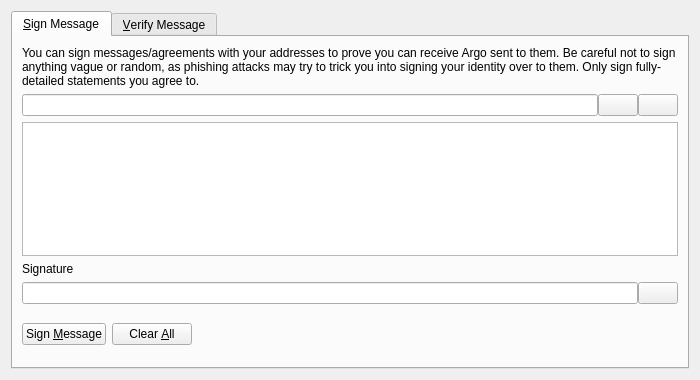
<?xml version="1.0" encoding="UTF-8"?>
<ui version="4.0">
 <class>SignVerifyMessageDialog</class>
 <widget class="QDialog" name="SignVerifyMessageDialog">
  <property name="geometry">
   <rect>
    <x>0</x>
    <y>0</y>
    <width>700</width>
    <height>380</height>
   </rect>
  </property>
  <property name="windowTitle">
   <string>Signatures - Sign / Verify a Message</string>
  </property>
  <property name="modal">
   <bool>true</bool>
  </property>
  <layout class="QVBoxLayout" name="verticalLayout">
   <item>
    <widget class="QTabWidget" name="tabWidget">
     <property name="currentIndex">
      <number>0</number>
     </property>
     <widget class="QWidget" name="tabSignMessage">
      <attribute name="title">
       <string>&amp;Sign Message</string>
      </attribute>
      <layout class="QVBoxLayout" name="verticalLayout_SM">
       <item>
        <widget class="QLabel" name="infoLabel_SM">
         <property name="text">
          <string>You can sign messages/agreements with your addresses to prove you can receive Argo sent to them. Be careful not to sign anything vague or random, as phishing attacks may try to trick you into signing your identity over to them. Only sign fully-detailed statements you agree to.</string>
         </property>
         <property name="textFormat">
          <enum>Qt::PlainText</enum>
         </property>
         <property name="wordWrap">
          <bool>true</bool>
         </property>
        </widget>
       </item>
       <item>
        <layout class="QHBoxLayout" name="horizontalLayout_1_SM">
         <property name="spacing">
          <number>0</number>
         </property>
         <item>
          <widget class="QValidatedLineEdit" name="addressIn_SM">
           <property name="toolTip">
            <string>The Argo address to sign the message with</string>
           </property>
          </widget>
         </item>
         <item>
          <widget class="QPushButton" name="addressBookButton_SM">
           <property name="toolTip">
            <string>Choose previously used address</string>
           </property>
           <property name="text">
            <string/>
           </property>
           <property name="shortcut">
            <string>Alt+A</string>
           </property>
           <property name="autoDefault">
            <bool>false</bool>
           </property>
          </widget>
         </item>
         <item>
          <widget class="QPushButton" name="pasteButton_SM">
           <property name="toolTip">
            <string>Paste address from clipboard</string>
           </property>
           <property name="text">
            <string/>
           </property>
           <property name="shortcut">
            <string>Alt+P</string>
           </property>
           <property name="autoDefault">
            <bool>false</bool>
           </property>
          </widget>
         </item>
        </layout>
       </item>
       <item>
        <widget class="QPlainTextEdit" name="messageIn_SM">
         <property name="toolTip">
          <string>Enter the message you want to sign here</string>
         </property>
        </widget>
       </item>
       <item>
        <widget class="QLabel" name="signatureLabel_SM">
         <property name="text">
          <string>Signature</string>
         </property>
         <property name="textFormat">
          <enum>Qt::PlainText</enum>
         </property>
        </widget>
       </item>
       <item>
        <layout class="QHBoxLayout" name="horizontalLayout_2_SM">
         <property name="spacing">
          <number>0</number>
         </property>
         <item>
          <widget class="QLineEdit" name="signatureOut_SM">
           <property name="font">
            <font>
             <italic>true</italic>
            </font>
           </property>
           <property name="readOnly">
            <bool>true</bool>
           </property>
          </widget>
         </item>
         <item>
          <widget class="QPushButton" name="copySignatureButton_SM">
           <property name="toolTip">
            <string>Copy the current signature to the system clipboard</string>
           </property>
           <property name="text">
            <string/>
           </property>
           <property name="autoDefault">
            <bool>false</bool>
           </property>
          </widget>
         </item>
        </layout>
       </item>
       <item>
        <layout class="QHBoxLayout" name="horizontalLayout_3_SM">
         <item>
          <widget class="QPushButton" name="signMessageButton_SM">
           <property name="toolTip">
            <string>Sign the message to prove you own this Argo address</string>
           </property>
           <property name="text">
            <string>Sign &amp;Message</string>
           </property>
           <property name="autoDefault">
            <bool>false</bool>
           </property>
          </widget>
         </item>
         <item>
          <widget class="QPushButton" name="clearButton_SM">
           <property name="toolTip">
            <string>Reset all sign message fields</string>
           </property>
           <property name="text">
            <string>Clear &amp;All</string>
           </property>
           <property name="autoDefault">
            <bool>false</bool>
           </property>
          </widget>
         </item>
         <item>
          <spacer name="horizontalSpacer_1_SM">
           <property name="orientation">
            <enum>Qt::Horizontal</enum>
           </property>
           <property name="sizeHint" stdset="0">
            <size>
             <width>40</width>
             <height>48</height>
            </size>
           </property>
          </spacer>
         </item>
         <item>
          <widget class="QLabel" name="statusLabel_SM">
           <property name="font">
            <font>
             <weight>75</weight>
             <bold>true</bold>
            </font>
           </property>
           <property name="text">
            <string/>
           </property>
           <property name="wordWrap">
            <bool>true</bool>
           </property>
          </widget>
         </item>
         <item>
          <spacer name="horizontalSpacer_2_SM">
           <property name="orientation">
            <enum>Qt::Horizontal</enum>
           </property>
           <property name="sizeHint" stdset="0">
            <size>
             <width>40</width>
             <height>48</height>
            </size>
           </property>
          </spacer>
         </item>
        </layout>
       </item>
      </layout>
     </widget>
     <widget class="QWidget" name="tabVerifyMessage">
      <attribute name="title">
       <string>&amp;Verify Message</string>
      </attribute>
      <layout class="QVBoxLayout" name="verticalLayout_VM">
       <item>
        <widget class="QLabel" name="infoLabel_VM">
         <property name="text">
          <string>Enter the receiver's address, message (ensure you copy line breaks, spaces, tabs, etc. exactly) and signature below to verify the message. Be careful not to read more into the signature than what is in the signed message itself, to avoid being tricked by a man-in-the-middle attack. Note that this only proves the signing party receives with the address, it cannot prove sendership of any transaction!</string>
         </property>
         <property name="textFormat">
          <enum>Qt::PlainText</enum>
         </property>
         <property name="alignment">
          <set>Qt::AlignLeading|Qt::AlignLeft|Qt::AlignTop</set>
         </property>
         <property name="wordWrap">
          <bool>true</bool>
         </property>
        </widget>
       </item>
       <item>
        <layout class="QHBoxLayout" name="horizontalLayout_1_VM">
         <property name="spacing">
          <number>0</number>
         </property>
         <item>
          <widget class="QValidatedLineEdit" name="addressIn_VM">
           <property name="toolTip">
            <string>The Argo address the message was signed with</string>
           </property>
          </widget>
         </item>
         <item>
          <widget class="QPushButton" name="addressBookButton_VM">
           <property name="toolTip">
            <string>Choose previously used address</string>
           </property>
           <property name="text">
            <string/>
           </property>
           <property name="shortcut">
            <string>Alt+A</string>
           </property>
           <property name="autoDefault">
            <bool>false</bool>
           </property>
          </widget>
         </item>
        </layout>
       </item>
       <item>
        <widget class="QPlainTextEdit" name="messageIn_VM"/>
       </item>
       <item>
        <widget class="QValidatedLineEdit" name="signatureIn_VM"/>
       </item>
       <item>
        <layout class="QHBoxLayout" name="horizontalLayout_2_VM">
         <item>
          <widget class="QPushButton" name="verifyMessageButton_VM">
           <property name="toolTip">
            <string>Verify the message to ensure it was signed with the specified Argo address</string>
           </property>
           <property name="text">
            <string>Verify &amp;Message</string>
           </property>
           <property name="autoDefault">
            <bool>false</bool>
           </property>
          </widget>
         </item>
         <item>
          <widget class="QPushButton" name="clearButton_VM">
           <property name="toolTip">
            <string>Reset all verify message fields</string>
           </property>
           <property name="text">
            <string>Clear &amp;All</string>
           </property>
           <property name="autoDefault">
            <bool>false</bool>
           </property>
          </widget>
         </item>
         <item>
          <spacer name="horizontalSpacer_1_VM">
           <property name="orientation">
            <enum>Qt::Horizontal</enum>
           </property>
           <property name="sizeHint" stdset="0">
            <size>
             <width>40</width>
             <height>48</height>
            </size>
           </property>
          </spacer>
         </item>
         <item>
          <widget class="QLabel" name="statusLabel_VM">
           <property name="font">
            <font>
             <weight>75</weight>
             <bold>true</bold>
            </font>
           </property>
           <property name="text">
            <string/>
           </property>
           <property name="wordWrap">
            <bool>true</bool>
           </property>
          </widget>
         </item>
         <item>
          <spacer name="horizontalSpacer_2_VM">
           <property name="orientation">
            <enum>Qt::Horizontal</enum>
           </property>
           <property name="sizeHint" stdset="0">
            <size>
             <width>40</width>
             <height>48</height>
            </size>
           </property>
          </spacer>
         </item>
        </layout>
       </item>
      </layout>
     </widget>
    </widget>
   </item>
  </layout>
 </widget>
 <customwidgets>
  <customwidget>
   <class>QValidatedLineEdit</class>
   <extends>QLineEdit</extends>
   <header>qvalidatedlineedit.h</header>
  </customwidget>
 </customwidgets>
 <resources>
  <include location="../argo.qrc"/>
 </resources>
 <connections/>
</ui>
